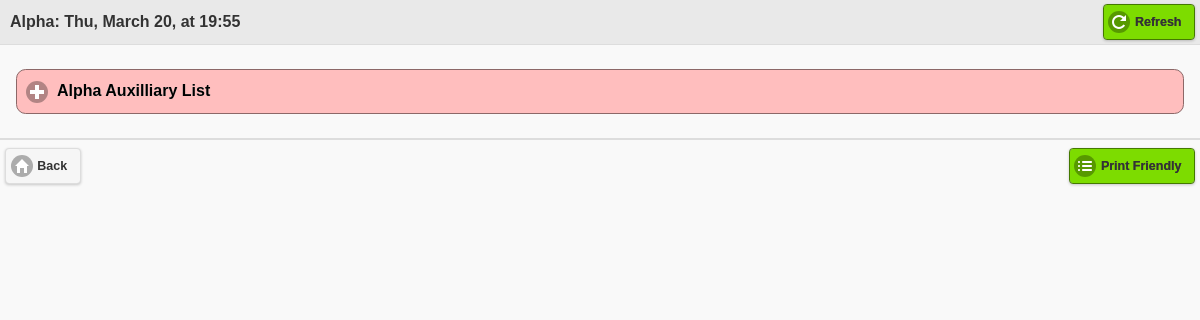
The page /beta/6/ (signed in) on the database as committed earlier.
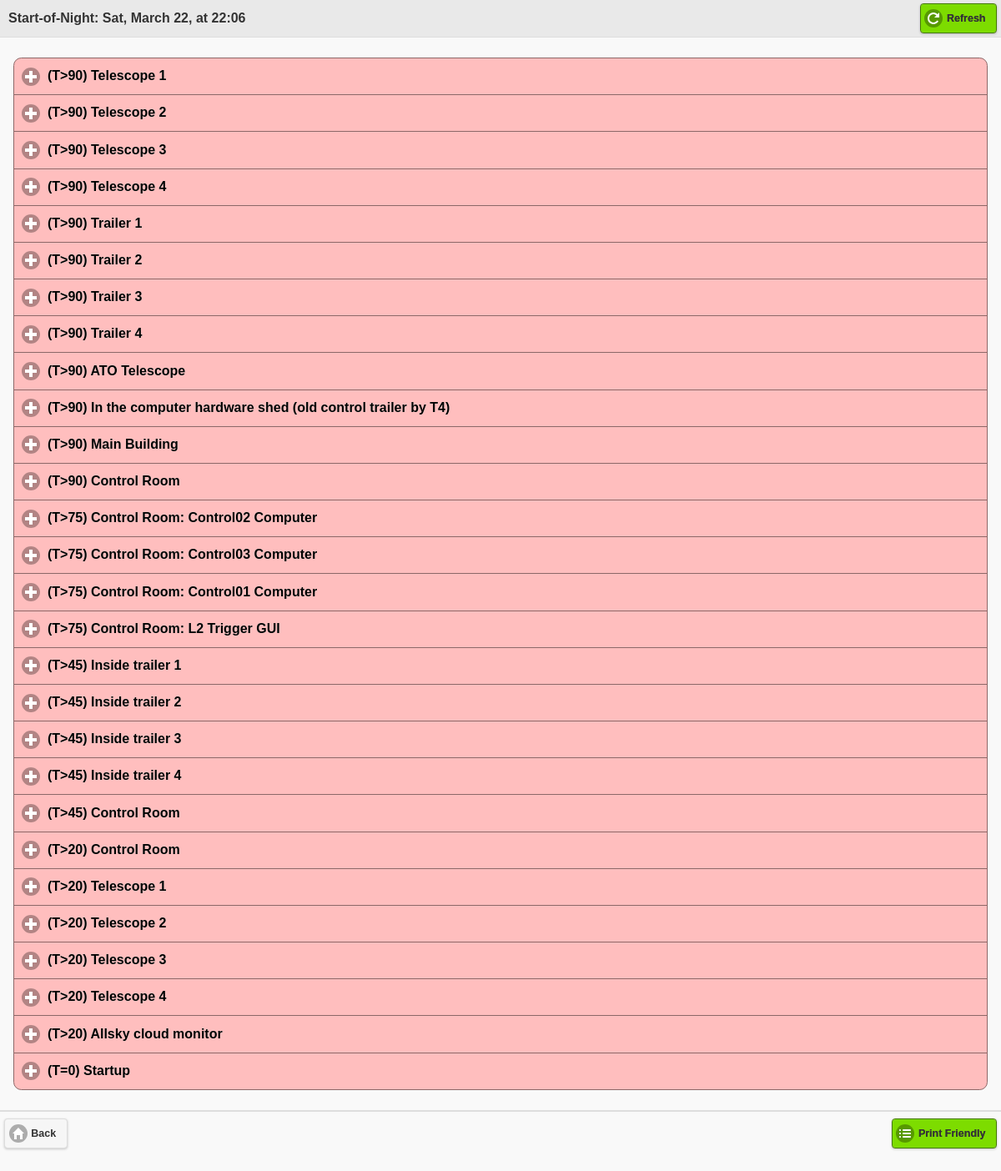
The same page on the database as committed later.
### beta/models.py (models this page shows, shortened)
class List(models.Model):
	name = models.CharField(max_length=200)
	display_name = models.CharField(max_length=30)
	pub_date = models.DateTimeField('date published')
	observers_list = models.CharField(max_length=60, default="")

class ChoiceGroup(models.Model):
	parent = models.ForeignKey(List)
	group_text = models.CharField(max_length = 150)
	subtext = models.CharField(max_length=80, default=" ")
	def get_swatch(self):
		total=0
		checked=0
		for choice in self.choice_set.all():
			total = total + 1
			if choice.isChecked:
				checked = checked + 1
		if checked==total:
			return "b"
		if checked==0:
			return "c"
		return "d"

### beta/views.py (the view)
# urls.py: url(r'^(?P<list_id>\d+)/$', views.detail, name='detail'),
def detail(request, list_id):
	if not request.user.is_authenticated():
		return render(request, 'beta/login.html', {'error_message': "Please log in"})
	if request.method=="POST":
		choiceid = request.POST['choiceid']
		choicechecked = request.POST['choicechecked']
		vlist = get_object_or_404(List, pk=list_id)
		if request.user.username not in vlist.observers_list:
			vlist.observers_list = vlist.observers_list + ", "+request.user.username
		vchoice = Choice.objects.get(id=choiceid)
		vchoice.isChecked = not vchoice.isChecked
		last_change = str( strftime("%H:%M", localtime()))
		vchoice.last_date=last_change
		vchoice.last_user=request.POST['username']
		vchoice.save()
		return HttpResponseRedirect(reverse('detail', args=(vlist.id,)))
	else:
		vlist = get_object_or_404(List, pk=list_id)
		return render(request, 'beta/detail.html', {'vlist': vlist})

### beta/templates/beta/detail.html (shortened to what this page needs)
<html>
{% load staticfiles %}
<head>
	<link rel="stylesheet" href="{% static "beta/beta-theme.min.css" %}" />
	<link rel="stylesheet" href="{% static "beta/jquery.mobile.icons.min.css" %}" />
	<link rel="stylesheet" href="{% static "beta/jquery.mobile.structure-1.4.2.min.css" %}" />
</head>
<body>
<div data-role="page">
	<div data-role="header" data-position="fixed">
	<h3 style="text-align:left; margin-left:10px;">{{vlist.name}}</h3>
	<a href="javascript:history.go(0)" class="ui-btn-right" data-theme="b" data-icon="refresh">Refresh</a>
</div>
<div data-role="main" class="ui-content">
	<div data-role="collapsible-set">
		{% for group in vlist.choicegroup_set.all %}
			<div data-role="collapsible"
				data-collapsed="true"
				data-theme="{{ group.get_swatch }}"
				>
				<h1>{{group.group_text}}</h1>
			</div>
		{% endfor %}
	</div>
</div>
<div data-role="footer">
	<a href="{% url 'index' %}" class="ui-btn-left" data-icon="Home">Back</a>
	<a href="{% url 'print_friendly' vlist.id %}" class="ui-btn-right" data-theme="b" data-icon="bullets">Print Friendly</a>
</div>
</body>
</html>

Rows that differ between the two databases and show on the page:
no longer on this page (row edited): ChoiceGroup: group_text "Alpha Auxilliary List"
changed List: name "Alpha: Thu, March 20, at 19:55" → "Start-of-Night: Sat, March 22, at 22:06"
now on this page (row edited): ChoiceGroup: group_text "(T>90) Telescope 1"
now on this page (row edited): ChoiceGroup: group_text "(T>90) Telescope 2"
now on this page (row edited): ChoiceGroup: group_text "(T>90) Telescope 3"
now on this page (row edited): ChoiceGroup: group_text "(T>90) Telescope 4"
now on this page (row edited): ChoiceGroup: group_text "(T>90) Trailer 1"
now on this page (row edited): ChoiceGroup: group_text "(T>90) Trailer 2"
now on this page (row edited): ChoiceGroup: group_text "(T>90) Trailer 3"
now on this page (row edited): ChoiceGroup: group_text "(T>90) Trailer 4"
now on this page (row edited): ChoiceGroup: group_text "(T>90) ATO Telescope"
now on this page (row edited): ChoiceGroup: group_text "(T>90) In the computer hardware shed (old control trailer by T4)"
now on this page (row edited): ChoiceGroup: group_text "(T>90) Main Building"
now on this page (row edited): ChoiceGroup: group_text "(T>90) Control Room"
now on this page (row edited): ChoiceGroup: group_text "(T>75) Control Room: Control02 Computer"
now on this page (row edited): ChoiceGroup: group_text "(T>75) Control Room: Control03 Computer"
now on this page (row edited): ChoiceGroup: group_text "(T>75) Control Room: Control01 Computer"
now on this page (row edited): ChoiceGroup: group_text "(T>75) Control Room: L2 Trigger GUI"
now on this page (row edited): ChoiceGroup: group_text "(T>45) Inside trailer 1"
now on this page (row edited): ChoiceGroup: group_text "(T>45) Inside trailer 2"
now on this page (row edited): ChoiceGroup: group_text "(T>45) Inside trailer 3"
now on this page (row edited): ChoiceGroup: group_text "(T>45) Inside trailer 4"
now on this page (row edited): ChoiceGroup: group_text "(T>45) Control Room"
now on this page (row edited): ChoiceGroup: group_text "(T>20) Control Room"
now on this page (row edited): ChoiceGroup: group_text "(T>20) Telescope 1"
now on this page (row edited): ChoiceGroup: group_text "(T>20) Telescope 2"
now on this page (row edited): ChoiceGroup: group_text "(T>20) Telescope 3"
now on this page (row edited): ChoiceGroup: group_text "(T>20) Telescope 4"
now on this page (row edited): ChoiceGroup: group_text "(T>20) Allsky cloud monitor"
now on this page (row edited): ChoiceGroup: group_text "(T=0) Startup"
